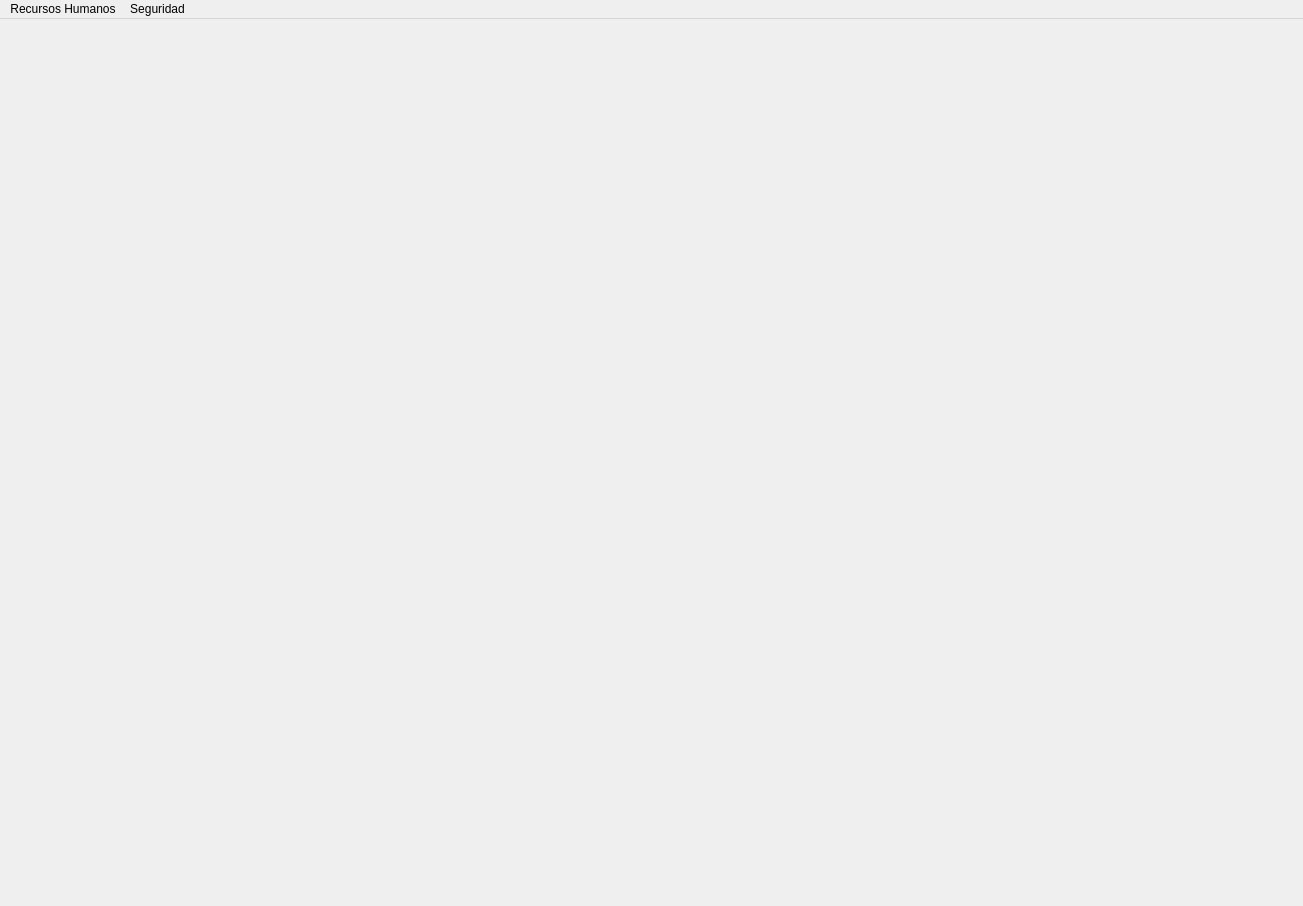
<?xml version="1.0" encoding="UTF-8"?>
<ui version="4.0">
 <class>FrmPrincipal</class>
 <widget class="QMainWindow" name="FrmPrincipal">
  <property name="geometry">
   <rect>
    <x>0</x>
    <y>0</y>
    <width>1303</width>
    <height>906</height>
   </rect>
  </property>
  <property name="windowTitle">
   <string>Principal</string>
  </property>
  <widget class="QWidget" name="centralwidget">
   <widget class="QLabel" name="lbl_logo">
    <property name="geometry">
     <rect>
      <x>330</x>
      <y>197</y>
      <width>642</width>
      <height>512</height>
     </rect>
    </property>
    <property name="text">
     <string/>
    </property>
    <property name="pixmap">
     <pixmap resource="../recursos/iconosApp.qrc">:/logoPrincipal/HR512.png</pixmap>
    </property>
    <property name="alignment">
     <set>Qt::AlignLeading|Qt::AlignLeft|Qt::AlignVCenter</set>
    </property>
   </widget>
  </widget>
  <widget class="QMenuBar" name="menubar">
   <property name="geometry">
    <rect>
     <x>0</x>
     <y>0</y>
     <width>1303</width>
     <height>22</height>
    </rect>
   </property>
   <widget class="QMenu" name="menuEmpleados">
    <property name="font">
     <font>
      <pointsize>12</pointsize>
     </font>
    </property>
    <property name="title">
     <string>Recursos Humanos</string>
    </property>
    <addaction name="btn_gestionTrabajos"/>
    <addaction name="Btn_gestionEmpleados"/>
    <addaction name="btn_gestionDependientes"/>
    <addaction name="btn_gestionDepartamentos"/>
    <addaction name="btn_gestionLocalizacion"/>
    <addaction name="btn_gestionPais"/>
    <addaction name="btn_gestionRegion"/>
   </widget>
   <widget class="QMenu" name="menuSeguridad">
    <property name="title">
     <string>Seguridad</string>
    </property>
    <addaction name="btn_gestionUsuario"/>
    <addaction name="btn_gestionRol"/>
    <addaction name="btn_asignarRol"/>
    <addaction name="btn_asignarFuncionesRol"/>
   </widget>
   <addaction name="menuEmpleados"/>
   <addaction name="menuSeguridad"/>
  </widget>
  <action name="btn_gestionTrabajos">
   <property name="text">
    <string>Gestión Trabajos</string>
   </property>
   <property name="font">
    <font>
     <pointsize>12</pointsize>
     <weight>50</weight>
     <bold>false</bold>
    </font>
   </property>
  </action>
  <action name="Btn_gestionEmpleados">
   <property name="text">
    <string>Gestión Empleados</string>
   </property>
   <property name="font">
    <font>
     <pointsize>12</pointsize>
     <weight>50</weight>
     <bold>false</bold>
    </font>
   </property>
  </action>
  <action name="btn_gestionDepartamentos">
   <property name="text">
    <string>Gestión Departamentos</string>
   </property>
   <property name="font">
    <font>
     <pointsize>12</pointsize>
     <weight>50</weight>
     <bold>false</bold>
    </font>
   </property>
  </action>
  <action name="btn_gestionLocalizacion">
   <property name="text">
    <string>Gestión Localización </string>
   </property>
   <property name="font">
    <font>
     <pointsize>12</pointsize>
     <weight>50</weight>
     <bold>false</bold>
    </font>
   </property>
  </action>
  <action name="btn_gestionPais">
   <property name="text">
    <string>Gestión Pais</string>
   </property>
   <property name="font">
    <font>
     <pointsize>12</pointsize>
     <weight>50</weight>
     <bold>false</bold>
    </font>
   </property>
  </action>
  <action name="btn_gestionRegion">
   <property name="text">
    <string>Gestión región</string>
   </property>
   <property name="font">
    <font>
     <pointsize>12</pointsize>
     <weight>50</weight>
     <bold>false</bold>
    </font>
   </property>
  </action>
  <action name="btn_gestionDependientes">
   <property name="text">
    <string>Gestión Dependientes</string>
   </property>
   <property name="font">
    <font>
     <pointsize>12</pointsize>
     <weight>50</weight>
     <bold>false</bold>
    </font>
   </property>
  </action>
  <action name="btn_gestionUsuario">
   <property name="text">
    <string>Gestión Usuario</string>
   </property>
   <property name="font">
    <font>
     <pointsize>12</pointsize>
     <weight>50</weight>
     <bold>false</bold>
    </font>
   </property>
  </action>
  <action name="btn_gestionRol">
   <property name="text">
    <string>Gestión Rol</string>
   </property>
   <property name="font">
    <font>
     <pointsize>12</pointsize>
     <weight>50</weight>
     <bold>false</bold>
    </font>
   </property>
  </action>
  <action name="btn_asignarRol">
   <property name="text">
    <string>Asignar Rol</string>
   </property>
   <property name="font">
    <font>
     <pointsize>12</pointsize>
     <weight>50</weight>
     <bold>false</bold>
    </font>
   </property>
  </action>
  <action name="btn_asignarFuncionesRol">
   <property name="text">
    <string>Asignar Funciones al rol</string>
   </property>
   <property name="font">
    <font>
     <pointsize>12</pointsize>
     <weight>50</weight>
     <bold>false</bold>
    </font>
   </property>
  </action>
 </widget>
 <resources>
  <include location="../recursos/iconosApp.qrc"/>
 </resources>
 <connections/>
</ui>
